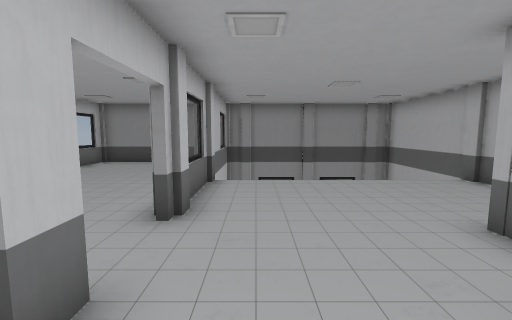
[1] (above)

14 first-person views from a walk through a Unity game level. The camera is 1.4 m above the floor, tilts 6° down and sees 90° across. The floor is counted in squares, 1 m on a side. Each view is taken from the middle of a square. On the plan, view 1 faces up. The plan holds only what a view shows up to about 13 squares ahead; the rest is blank. The place goes on beyond the plan. The player is left out. Some animated figures are left out.

[2]
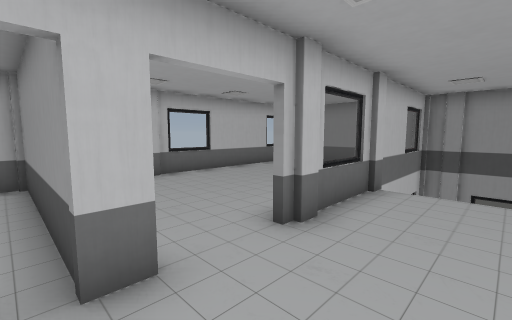

[3]
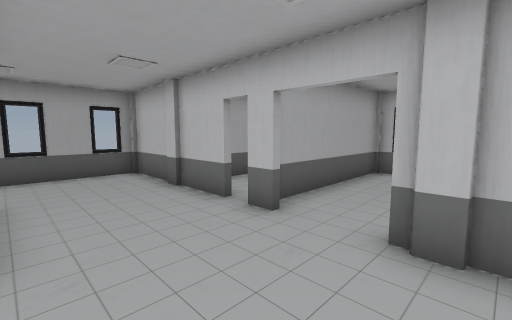

[4]
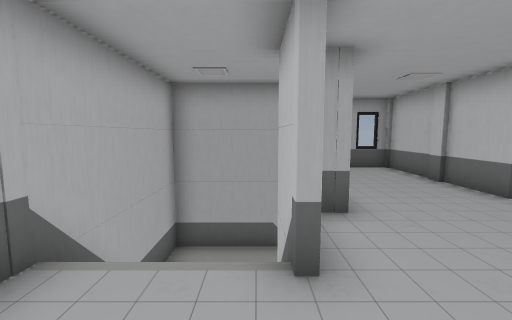

[5]
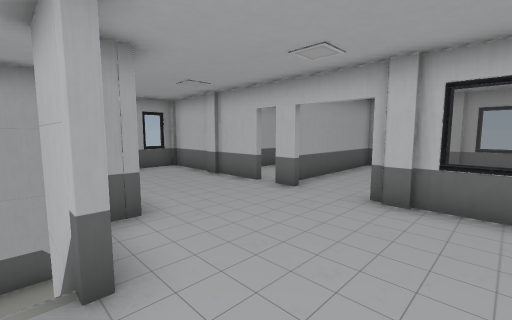

[6]
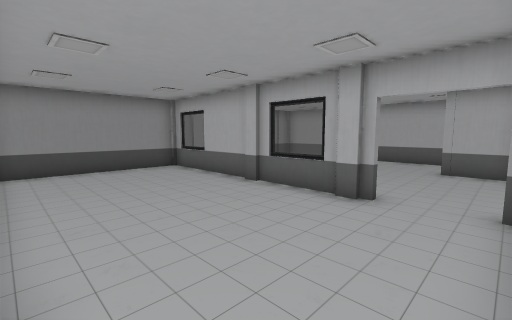

[7]
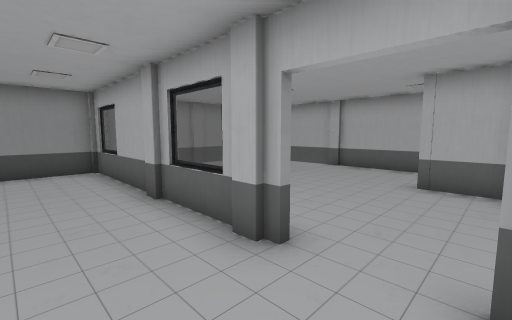

[8]
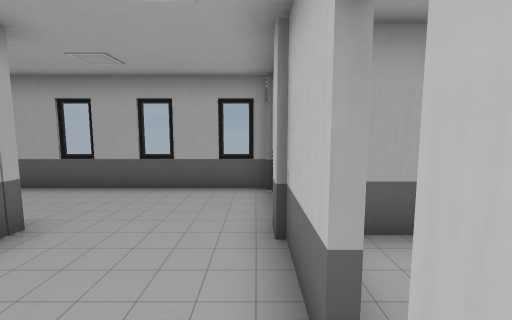

[9]
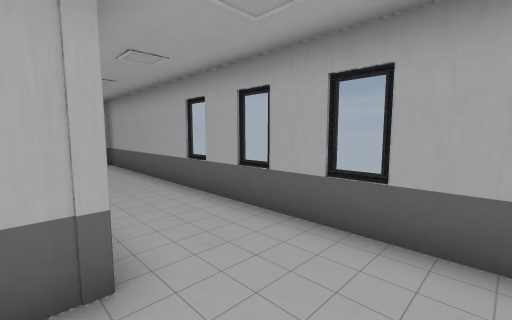

[10]
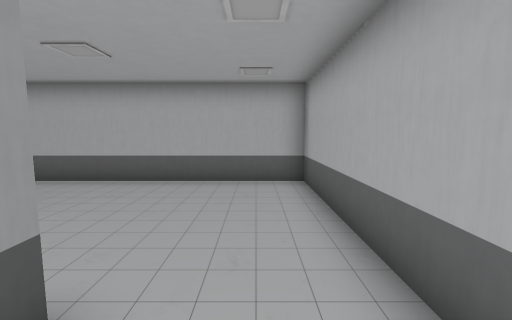

[11]
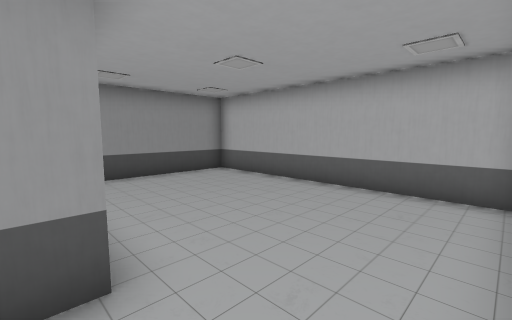

[12]
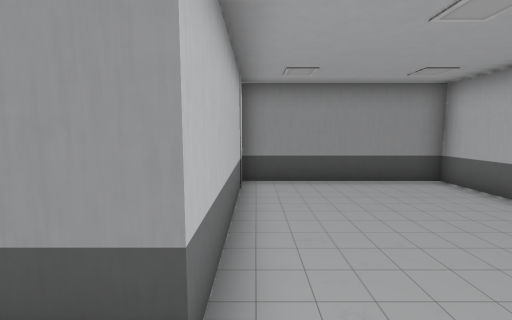

[13]
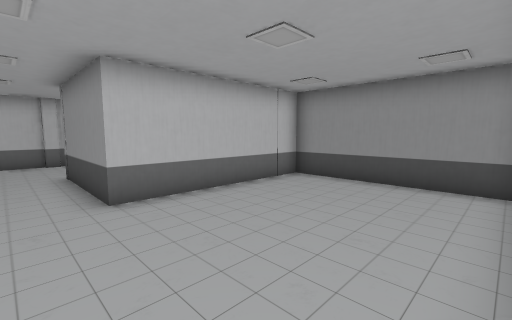

[14]
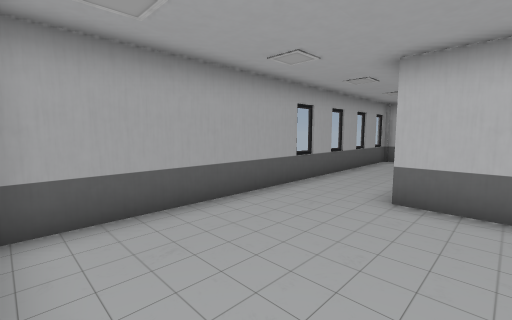

### Floor plan
Key: @ floor where view 1 was taken; # wall or solid block; . main floor; - floor 2 m lower than the main floor; / step, stairs or slope; = window, fence, low wall or low ledge; v drop or lower ground.
Columns run from 8 left of view 1 to 13 right of it. Each row starts with its distance up from view 1.
 13 #############
 12 #......#vvvvvvv
 11 =......=      v
 10 #......#      v
  9 #......#      v
  8 #.....#vvvvvvvv#
  7 #.....#........#
  6 =.....=........#
  5 #.....#.......########
  4  #....#.......#......#
  3   .........#//#......#
  2 #.....#....#/ #......#
  1  ######....#  #......#
  0       #.@./   #......#
 -1       #...//--#......#
 -2       #....####......#
 -3       #..............#
 -4       #..............#
 -5       ################

Positions as (right, up) in squares from view 1, and headings:
1: (0, 0), facing up
2: (1, 1), facing up-left
3: (2, 5), facing down-left
4: (4, 6), facing down
5: (4, 6), facing down-left
6: (-7, 2), facing up-right
7: (-4, 2), facing up-right
8: (-1, 2), facing down
9: (0, -1), facing down-right
10: (5, -3), facing right
11: (6, -4), facing up-right
12: (7, -3), facing up
13: (12, -3), facing up-left
14: (12, 0), facing down-left
